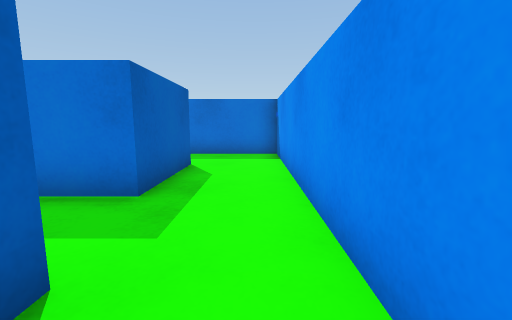
[1] (above)

19 first-person views from a walk through a Unity game level. The camera is 0.55 m above the floor, tilts 8° down and sees 90° across. The floor is counted in squares, 0.5 m on a side. Each view is taken from the middle of a square. On the plan, view 1 faces up. The plan holds only what a view shows up to about 11 squares ahead; the rest is blank.

[2]
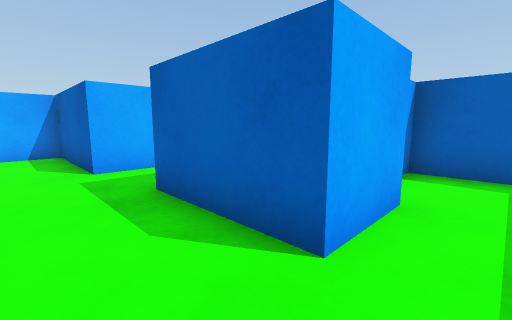

[3]
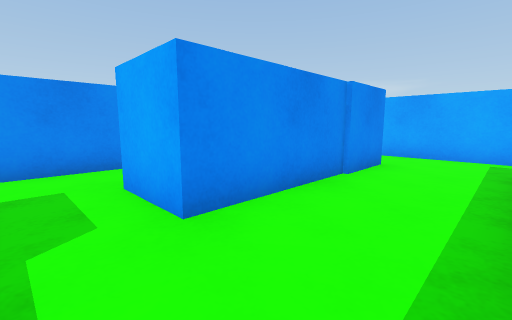

[4]
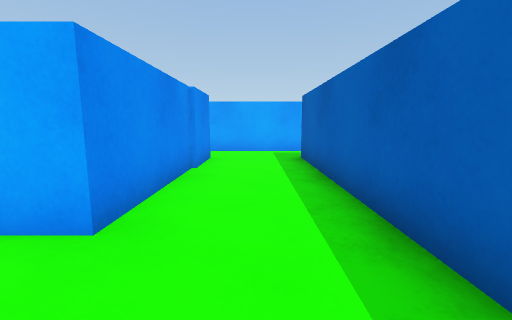

[5]
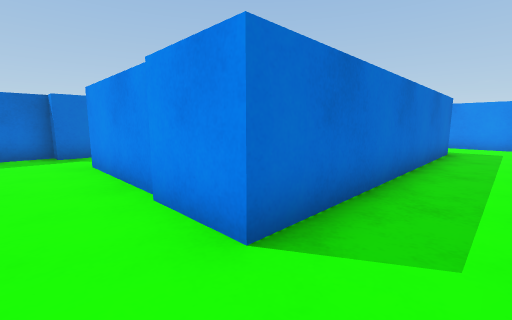

[6]
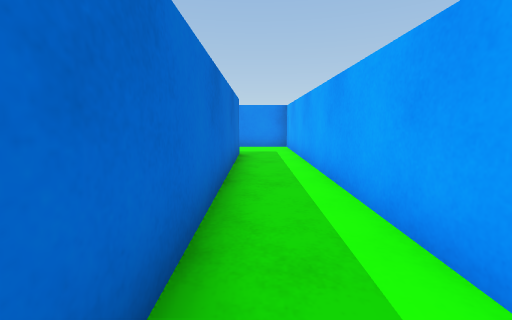

[7]
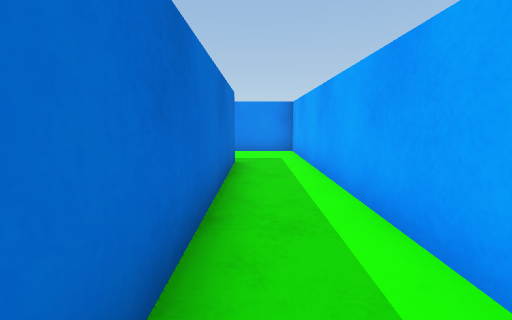

[8]
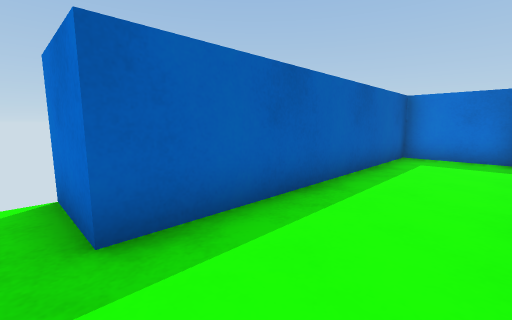

[9]
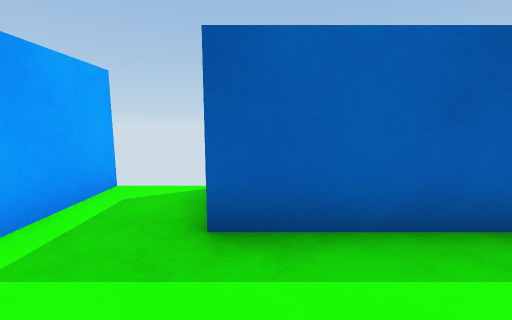

[10]
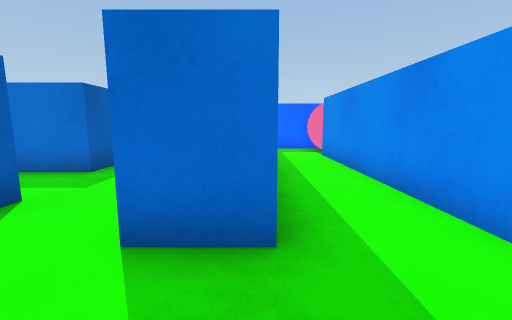

[11]
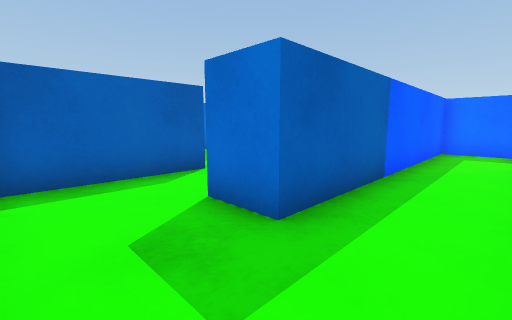

[12]
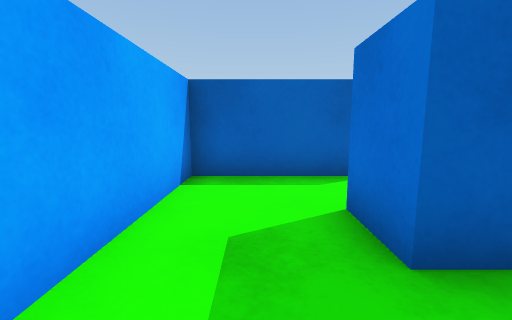

[13]
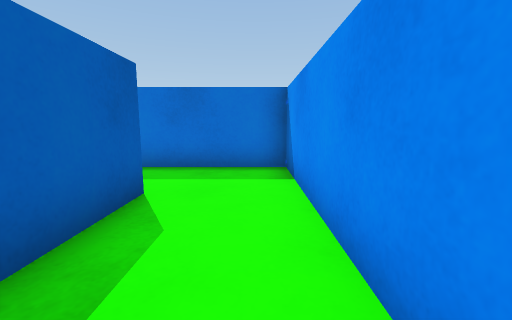

[14]
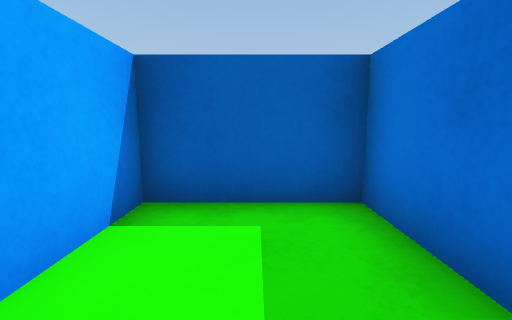

[15]
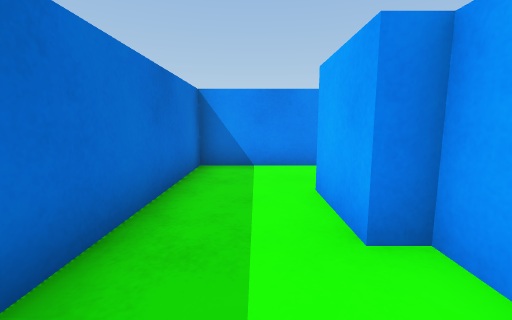

[16]
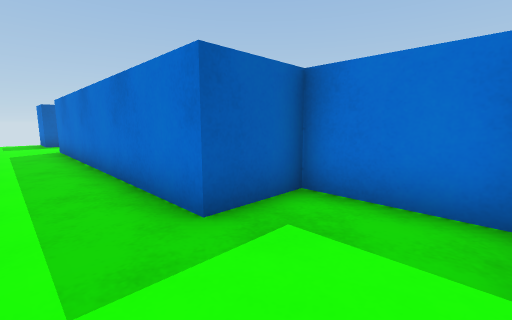

[17]
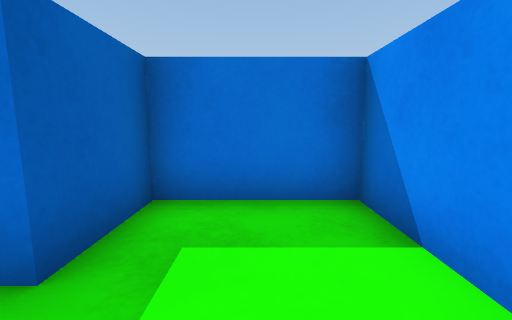

[18]
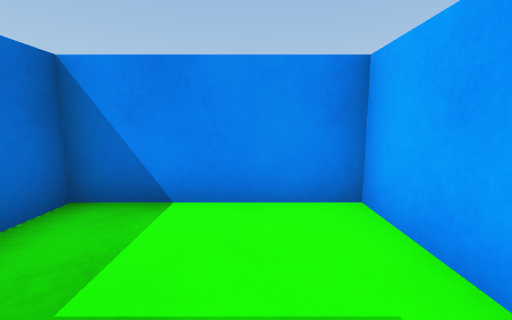

[19]
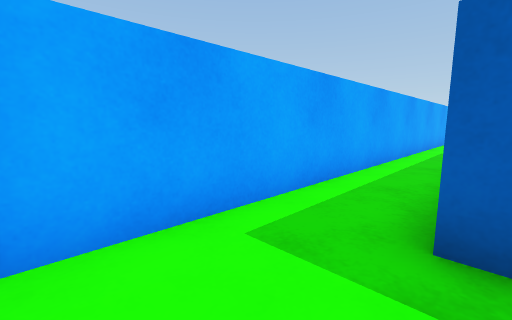

### Floor plan
Points are (right, up) in squares from view 1. A wall is a line through its corners. A room is listed if a view was taken in it or the views show most of it. See-through windows are left out.
Room 1 (views 1, 2, 3, 4, 5, 6, 7, 8, 9, 13, 14, 15, 16, 17, 18, 19)
walls: (0.8, 0.6) (0.8, 9.5) (-6.5, 9.5) (-6.5, 6.4); (-1.2, -2.4) (0.6, -2.4); (6.5, -2.4) (6.5, -4.4) (-3.5, -4.4) (-3.5, -2.4); (-6.5, 4.5) (-6.5, -4.4) (-8.5, -4.4); (-8.5, -6.5) (9.5, -6.5) (9.5, -2.4)
ways out: opening at (1.5, -1.5) to room 2
objects: blue block (-6, 4) to (-4, 6); blue block (-4, 4) to (-2, 7); blue block (-3, -2) to (-2, 1); blue block (7, -2) to (9, -2)
Room 2 (views 10, 11, 12)
walls: (4.4, 0.2) (4.4, 7.2); (4.1, 9.5) (2.2, 9.5) (2.2, 0.2) (0.8, 0.2); (0.6, -2.4) (2.8, -2.4)
ways out: opening at (1.5, -1.5) to room 1
objects: ball (4, 8) to (5, 8)

Where each view was taken, in squares from view 1:
view 1: 0 up, 0 right, facing up
view 2: 8 up, 0 right, facing down-left
view 3: 3 up, 6 left, facing down-right
view 4: 4 up, 5 left, facing down
view 5: 6 down, 5 left, facing up-right
view 6: 5 down, 3 left, facing right
view 7: 5 down, 1 left, facing right
view 8: 5 down, 4 left, facing up-left
view 9: 4 down, 4 left, facing left
view 10: 2 down, 2 right, facing up
view 11: 2 down, 4 right, facing up-left
view 12: 1 down, 4 right, facing left
view 13: 3 up, 0 right, facing up
view 14: 8 up, 3 left, facing left
view 15: 8 up, 6 left, facing right
view 16: 6 down, 9 right, facing up-left
view 17: 6 down, 8 right, facing up
view 18: 5 down, 6 right, facing right
view 19: 4 down, 9 right, facing down-left
